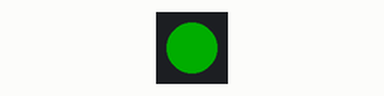
Bench run of a program on a simulated ESP32-S3. Shown: 1 RGB LEDs in strip order, left to right. Dim RGB values are drawn brighter than linear; what the program prints to the serial monitor is not drawn.

Above: at 0.2 s.
At 1.7 s:
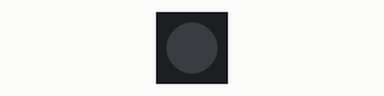
Timing chart, 0 to 3.0 s (numbered marks = the images above):
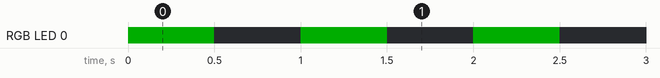

The program:

main.cpp
```cpp
#include <Arduino.h>
#include <Adafruit_NeoPixel.h>

#define RGB_BRIGHTNESS 50 // 0-255
#define PIN_RGB_LED 48    // Pin 48 is standard for ESP32-S3 DevKitC-1

Adafruit_NeoPixel pixel(1, PIN_RGB_LED, NEO_GRB + NEO_KHZ800);

// put function declarations here:
int myFunction(int, int);

void setup() {
  Serial.begin(115200);
  pixel.begin();
  pixel.setBrightness(RGB_BRIGHTNESS);
  Serial.println("ESP32-S3 RGB Test Started");
}

void loop() {
  pixel.setPixelColor(0, pixel.Color(0, 255, 0)); // Green
  pixel.show();
  delay(500);
  pixel.setPixelColor(0, pixel.Color(0, 0, 0));   // Off
  pixel.show();
  delay(500);
}

// put function definitions here:
int myFunction(int x, int y) {
  return x + y;
}
```

Measured:
- by itself, RGB LED 0: alternates RGB(0, 50, 0) for 0.50 s and off for 0.50 s
